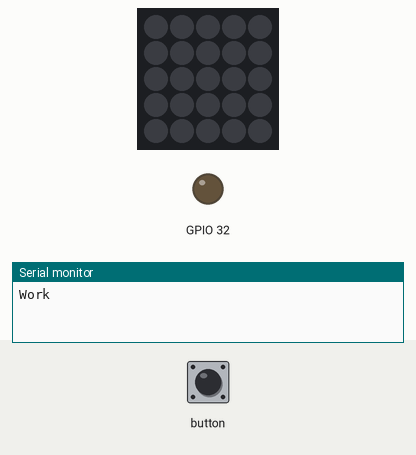
Recording of a sketch running on a simulated ESP32. Shown: 5×5 RGB LED matrix (first LED top left, wired row by row), output pins drawn as LEDs (lit = HIGH), the last lines printed to the serial monitor. Inputs (shaded band) come from the test bench.

Above: at 1.2 s.
1.3 s: button pressed for 0.15 s
At 1.45 s:
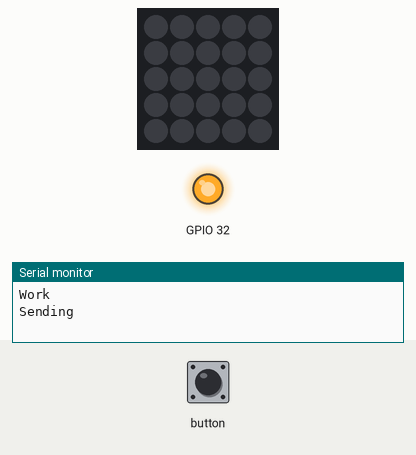
Timing chart, 0 to 4.3 s (numbered marks = the images above; inputs shaded):
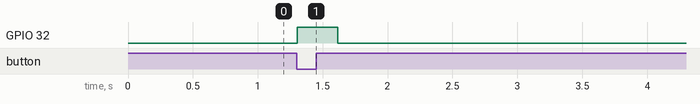

Measured:
- after the input at 1.3 s, GPIO 32: LOW → HIGH at once, → LOW 0.31 s later

The sketch:

ringcon_Atom.ino
```cpp
#include "M5Atom.h"

int i = 0;

void setup()
{
  M5.begin(true, false, true);
  delay(10);
  Serial.begin(9600);
  Serial.println("Work");
  pinMode(32, OUTPUT);
}

void loop()
{
  if (M5.Btn.wasPressed()){
    digitalWrite(32, HIGH);
    Serial.println("Sending");
    i = 1;
    delay(300);
  }else{
    digitalWrite(32, LOW);
    i = 0;
  }
  delay(10);
  M5.update();
}
```
